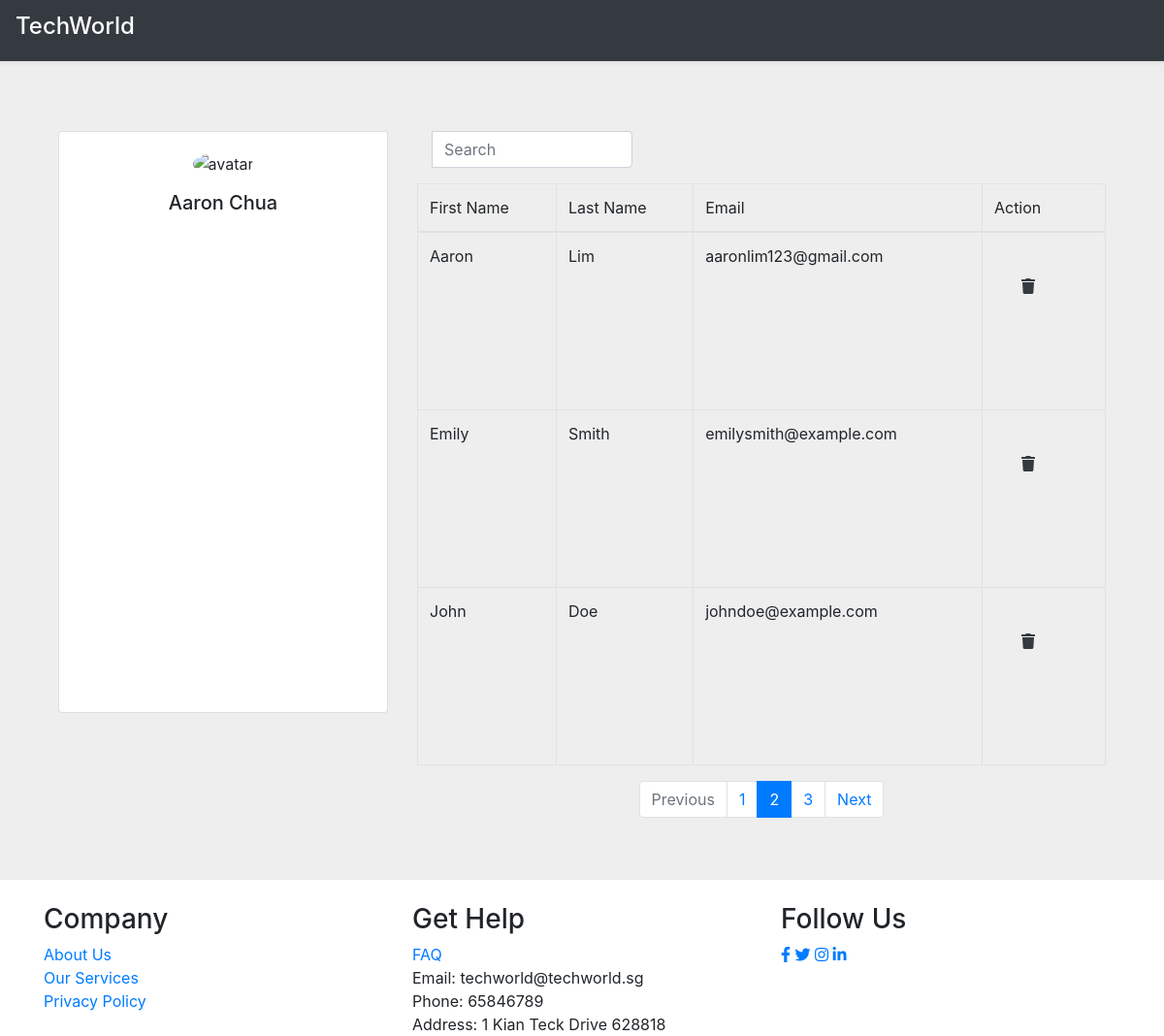
Screenshot of /administrator (signed in) with the database file from the repository.
### tables this page shows
CREATE TABLE Accounts (
    account_id INTEGER PRIMARY KEY AUTOINCREMENT,
    userid INTEGER,
    First_name VARCHAR(50) NOT NULL,
    Last_name VARCHAR(50) NOT NULL,
    date_of_birth TEXT NOT NULL, -- Format: YYYY-MM-DD
    gender TEXT, 
    FOREIGN KEY (userid) REFERENCES Users(user_id)
);

CREATE TABLE Users (
    user_id INTEGER PRIMARY KEY AUTOINCREMENT,
    email VARCHAR(50) UNIQUE NOT NULL,
    password VARCHAR(50) NOT NULL
);

### app.py (the view)
@app.route("/administrator", methods=['GET'])
def administrator():
    if authenticated():
        conn = get_db_connection()
        query = "SELECT A.account_id, A.First_name, A.Last_name, U.email FROM Accounts A JOIN Users U ON A.userid = U.user_id"
        user = conn.execute(query).fetchall()
        conn.close()
        return render_template("administrator.html", accounts=user)
    else:
        return redirect(url_for('login'))

### app.py (called while the page is built)
def get_db_connection():
    conn = sqlite3.connect('database.db')
    conn.row_factory = sqlite3.Row
    return conn

def authenticated():
    if 'user_id' in session:
        return True
    else:
        return False

### templates/administrator.html (shortened to what this page needs)
<!doctype html>
<html lang="en">
  <head>
    <link rel="stylesheet" href="https://stackpath.bootstrapcdn.com/bootstrap/4.3.1/css/bootstrap.min.css">
    <link rel="stylesheet" href="https://cdnjs.cloudflare.com/ajax/libs/font-awesome/5.15.4/css/all.min.css">
</head>
  <body>
    <section style="background-color: #eee;">
    <header data-bs-theme="dark">
      <div class="navbar navbar-dark bg-dark shadow-sm">
              <a href="/home" class="navbar-brand d-flex align-items-center">
                  <h4>TechWorld</h4>
              </a>
      </div>
  </header>
    <div class="container py-5">
      <div class="container">
        <div class="row">
            <div class="col-4 mt-4">
              <div class="card mb-4" style="height: 600px">
                <div class="card-body text-center">
                  <img src="https://mdbcdn.b-cdn.net/img/Photos/new-templates/bootstrap-chat/ava3.webp" alt="avatar"
                    class="rounded-circle img-fluid" style="width: 150px;">
                  <h5 class="my-3">Aaron Chua</h5>
                </div>
              </div>
            </div>
            <div class="col-lg-8 mt-4">
                <div class="form-group">
                    <div class="col-md-4 inputGroupContainer">
                    <div class="input-group">
                    <input  name="search" placeholder="Search" class="form-control"  type="text">
                      </div>
                    </div>
                  </div>
                <table class="table table-bordered" style="height: 600px;">
                    <thead>
                      <tr>
                        <th scope="col" style="font-weight:normal">First Name</th>
                        <th scope="col" style="font-weight:normal">Last Name</th>
                        <th scope="col" style="font-weight:normal">Email</th>
                        <th scope="col" style="font-weight:normal">Action</th>
                      </tr>
                    </thead>
                    <tbody>
                    {% for account in accounts %}
                    <div class='adminPost'>
                      <tr>
                        <th scope="row" style="font-weight:normal">{{account['First_name']}}</th>
                        <td>{{account['Last_name']}}</td>
                        <td>{{account['email']}}</td>
                        <td>
                          <div class="col-md-1 text-center">
                            <div class="form-group mt-4">
                              <form method="POST" action="/deleteAccount">
                                <button type="submit" class="btn btn-link delete-skill text-dark" onclick="return confirm('Are you sure you want to delete this account?');">
                                    <i class="fa fa-trash"></i>
                                </button>
                            </form>
                            </div>
                          </div>
                        </td>
                      </tr>
                    </div>
                    {% endfor %}
                    </tbody>
                  </table>
                  <nav aria-label="...">
                    <ul class="pagination justify-content-center">
                      <li class="page-item disabled">
                        <a class="page-link" href="#" tabindex="-1">Previous</a>
                      </li>
                      <li class="page-item"><a class="page-link" href="#">1</a></li>
                      <li class="page-item active">
                        <a class="page-link" href="#">2 <span class="sr-only">(current)</span></a>
                      </li>
                      <li class="page-item"><a class="page-link" href="#">3</a></li>
                      <li class="page-item">
                        <a class="page-link" href="#">Next</a>
                      </li>
                    </ul>
                  </nav>
            </div>
    </div>
</div>
      </section>
      <footer class="footer">
        <div class="container">
            <div class="row mt-4">
                <div class="col">
                    <h3>Company</h3>
                        <li style="list-style: none;"><a href="">About Us</a></li>
                        <li style="list-style: none;"><a href="">Our Services</a></li>
                        <li style="list-style: none;"><a href="">Privacy Policy</a></li>
                </div>
                <div class="col">
                    <h3>Get Help</h3>
                        <li style="list-style: none;"><a href="">FAQ</a></li>
                        <li style="list-style: none;">Email: techworld@techworld.sg</li>
                        <li style="list-style: none;">Phone: 65846789</li>
                        <li style="list-style: none;">Address: 1 Kian Teck Drive 628818</li>
                </div>
                <div class="col">
                    <h3>Follow Us</h3>
                    <div class="social-links">
                        <a href=""><i class="fab fa-facebook-f"></i></a>
                        <a href=""><i class="fab fa-twitter"></i></a>
                        <a href=""><i class="fab fa-instagram"></i></a>
                        <a href=""><i class="fab fa-linkedin-in"></i></a>
                    </div>
                </div>
            </div>
        </div>
      </footer>
  </body>
</html>

### rows the page displays
Accounts: First_name "Aaron", Last_name "Lim", email "aaronlim123@gmail.com"
Accounts: First_name "Emily", Last_name "Smith", email "emilysmith@example.com"
Accounts: First_name "John", Last_name "Doe", email "johndoe@example.com"
